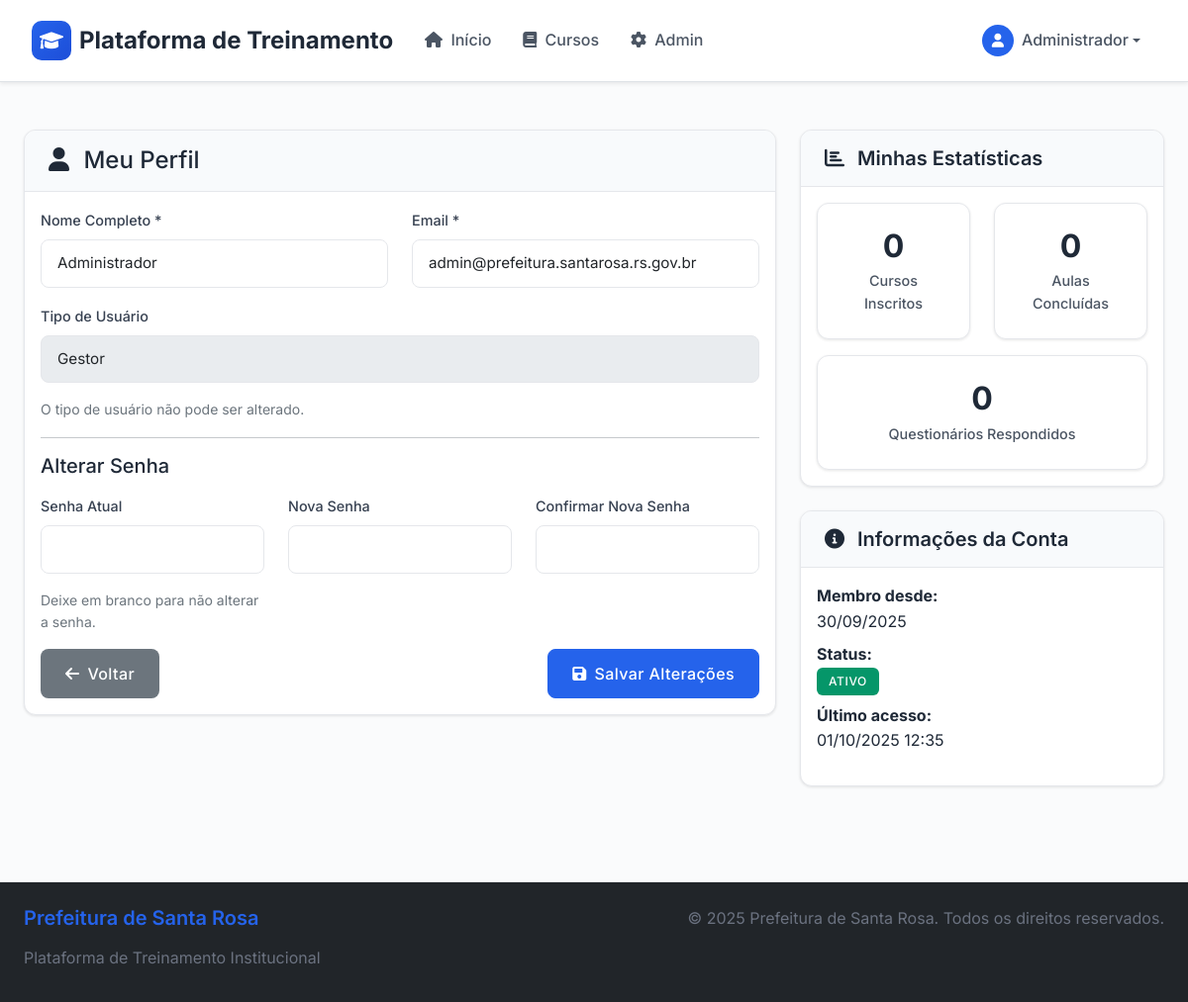
The app's page /perfil.php (signed in) with its own data.
### tables this page shows
CREATE TABLE usuarios (
    id INT AUTO_INCREMENT PRIMARY KEY,
    nome VARCHAR(100) NOT NULL,
    email VARCHAR(100) UNIQUE NOT NULL,
    senha VARCHAR(255) NOT NULL,
    tipo ENUM('gestor', 'colaborador') NOT NULL DEFAULT 'colaborador',
    ativo BOOLEAN DEFAULT TRUE,
    data_cadastro TIMESTAMP DEFAULT CURRENT_TIMESTAMP
);

### perfil.php (the view, shortened to what this page needs)
<?php
include 'includes/header.php';
$database = new Database();
$db = $database->getConnection();
$usuario = null;
if($db) {
    $query = "SELECT * FROM usuarios WHERE id = ?";
    $stmt = $db->prepare($query);
    $stmt->execute([$_SESSION['usuario_id']]);
    $usuario = $stmt->fetch(PDO::FETCH_ASSOC);
}
$stats = [
    'cursos_inscritos' => 0,
    'aulas_concluidas' => 0,
    'questionarios_respondidos' => 0
];
if($db) {
    $query = "SELECT COUNT(DISTINCT pu.curso_id) as total
              FROM progresso_usuarios pu
              INNER JOIN cursos c ON pu.curso_id = c.id
              WHERE pu.usuario_id = ? AND c.status = 'ativo'";
    $stmt = $db->prepare($query);
    $stmt->execute([$_SESSION['usuario_id']]);
    $result = $stmt->fetch(PDO::FETCH_ASSOC);
    $stats['cursos_inscritos'] = $result['total'];
    $query = "SELECT COUNT(*) as total FROM progresso_usuarios WHERE usuario_id = ? AND concluida = 1";
    $stmt = $db->prepare($query);
    $stmt->execute([$_SESSION['usuario_id']]);
    $result = $stmt->fetch(PDO::FETCH_ASSOC);
    $stats['aulas_concluidas'] = $result['total'];
    $query = "SELECT COUNT(*) as total FROM respostas_questionarios WHERE usuario_id = ?";
    $stmt = $db->prepare($query);
    $stmt->execute([$_SESSION['usuario_id']]);
    $result = $stmt->fetch(PDO::FETCH_ASSOC);
    $stats['questionarios_respondidos'] = $result['total'];
}
?>
<div class="container py-5">
    <div class="row">
        <div class="col-lg-8">
            <div class="card">
                <div class="card-header">
                    <h4 class="mb-0">
                        <i class="fas fa-user me-2"></i>
                        Meu Perfil
                    </h4>
                </div>
                <div class="card-body">
                    <form method="POST" class="needs-validation" novalidate>
                        <div class="row">
                            <div class="col-md-6">
                                <div class="mb-3">
                                    <label for="nome" class="form-label">Nome Completo *</label>
                                    <input type="text" class="form-control" id="nome" name="nome"
                                           value="<?php echo htmlspecialchars($usuario['nome']); ?>" required>
                                </div>
                            </div>
                            <div class="col-md-6">
                                <div class="mb-3">
                                    <label for="email" class="form-label">Email *</label>
                                    <input type="email" class="form-control" id="email" name="email"
                                           value="<?php echo htmlspecialchars($usuario['email']); ?>" required>
                                </div>
                            </div>
                        </div>
                        <div class="mb-3">
                            <label for="tipo" class="form-label">Tipo de Usuário</label>
                            <input type="text" class="form-control" value="<?php echo ucfirst($usuario['tipo']); ?>" readonly>
                            <div class="form-text">
                                O tipo de usuário não pode ser alterado.
                            </div>
                        </div>
                        <hr>
                        <h5 class="mb-3">Alterar Senha</h5>
                        <div class="row">
                            <div class="col-md-4">
                                <div class="mb-3">
                                    <label for="senha_atual" class="form-label">Senha Atual</label>
                                    <input type="password" class="form-control" id="senha_atual" name="senha_atual">
                                    <div class="form-text">
                                        Deixe em branco para não alterar a senha.
                                    </div>
                                </div>
                            </div>
                            <div class="col-md-4">
                                <div class="mb-3">
                                    <label for="nova_senha" class="form-label">Nova Senha</label>
                                    <input type="password" class="form-control" id="nova_senha" name="nova_senha" minlength="6">
                                </div>
                            </div>
                            <div class="col-md-4">
                                <div class="mb-3">
                                    <label for="confirmar_senha" class="form-label">Confirmar Nova Senha</label>
                                    <input type="password" class="form-control" id="confirmar_senha" name="confirmar_senha" minlength="6">
                                </div>
                            </div>
                        </div>
                        <div class="d-flex justify-content-between">
                            <a href="index.php" class="btn btn-secondary">
                                <i class="fas fa-arrow-left me-2"></i>Voltar
                            </a>
                            <button type="submit" class="btn btn-primary">
                                <i class="fas fa-save me-2"></i>Salvar Alterações
                            </button>
                        </div>
                    </form>
                </div>
            </div>
        </div>
        <div class="col-lg-4">
            <div class="card mb-4">
                <div class="card-header">
                    <h5 class="mb-0">
                        <i class="fas fa-chart-bar me-2"></i>
                        Minhas Estatísticas
                    </h5>
                </div>
                <div class="card-body">
                    <div class="row text-center">
                        <div class="col-6 mb-3">
                            <div class="stats-card">
                                <h3><?php echo $stats['cursos_inscritos']; ?></h3>
                                <p>Cursos Inscritos</p>
                            </div>
                        </div>
                        <div class="col-6 mb-3">
                            <div class="stats-card">
                                <h3><?php echo $stats['aulas_concluidas']; ?></h3>
                                <p>Aulas Concluídas</p>
                            </div>
                        </div>
                        <div class="col-12">
                            <div class="stats-card">
                                <h3><?php echo $stats['questionarios_respondidos']; ?></h3>
                                <p>Questionários Respondidos</p>
                            </div>
                        </div>
                    </div>
                </div>
            </div>
            <div class="card">
                <div class="card-header">
                    <h5 class="mb-0">
                        <i class="fas fa-info-circle me-2"></i>
                        Informações da Conta
                    </h5>
                </div>
                <div class="card-body">
                    <ul class="list-unstyled">
                        <li class="mb-2">
                            <strong>Membro desde:</strong><br>
                            <?php echo date('d/m/Y', strtotime($usuario['data_cadastro'])); ?>
                        </li>
                        <li class="mb-2">
                            <strong>Status:</strong><br>
                            <span class="badge bg-<?php echo $usuario['ativo'] ? 'success' : 'danger'; ?>">
                                <?php echo $usuario['ativo'] ? 'Ativo' : 'Inativo'; ?>
                            </span>
                        </li>
                        <li>
                            <strong>Último acesso:</strong><br>
                            <?php echo date('d/m/Y H:i'); ?>
                        </li>
                    </ul>
                </div>
            </div>
        </div>
    </div>
</div>
<?php include 'includes/footer.php'; ?>

### assets/css/style.css (style rules this page uses)
:root { --primary-color: #2563eb; --primary-dark: #1d4ed8; --secondary-color: #64748b; --success-color: #059669; --warning-color: #d97706; --danger-color: #dc2626; --info-color: #0891b2; --light-color: #f8fafc; --dark-color: #1e293b; --gray-50: #f9fafb; --gray-100: #f3f4f6; --gray-200: #e5e7eb; --gray-300: #d1d5db; --gray-400: #9ca3af; --gray-500: #6b7280; --gray-600: #4b5563; --gray-700: #374151; --gray-800: #1f2937; --gray-900: #111827; --shadow-sm: 0 1px 2px 0 rgb(0 0 0 / 0.05); --shadow: 0 1px 3px 0 rgb(0 0 0 / 0.1), 0 1px 2px -1px rgb(0 0 0 / 0.1); --shadow-md: 0 4px 6px -1px rgb(0 0 0 / 0.1), 0 2px 4px -2px rgb(0 0 0 / 0.1); --shadow-lg: 0 10px 15px -3px rgb(0 0 0 / 0.1), 0 4px 6px -4px rgb(0 0 0 / 0.1); --shadow-xl: 0 20px 25px -5px rgb(0 0 0 / 0.1), 0 8px 10px -6px rgb(0 0 0 / 0.1); --border-radius: 0.75rem; --border-radius-lg: 1rem; --border-radius-xl: 1.5rem; }
* { box-sizing: border-box; }
body { font-family: 'Inter', -apple-system, BlinkMacSystemFont, 'Segoe UI', Roboto, sans-serif; background: #fafbfc; min-height: 100vh; margin: 0; padding: 0; line-height: 1.6; color: var(--gray-800); }
.container, .container-fluid { max-width: 100%; padding-left: 1rem; padding-right: 1rem; }
@media (min-width: 576px) { .container, .container-fluid { padding-left: 1.5rem; padding-right: 1.5rem; } }
@media (min-width: 768px) { .container, .container-fluid { padding-left: 2rem; padding-right: 2rem; } }
@media (min-width: 1200px) { .container { max-width: 1200px; } }
.card { border: 1px solid #e5e7eb; border-radius: 12px; box-shadow: 0 1px 3px 0 rgba(0, 0, 0, 0.1); transition: all 0.2s ease; background: #ffffff; overflow: hidden; }
.stats-card { background: #ffffff; color: var(--gray-800); border: 1px solid #e5e7eb; border-radius: 12px; padding: 1.5rem; box-shadow: 0 1px 3px 0 rgba(0, 0, 0, 0.1); transition: all 0.2s ease; height: 100%; }
.stats-card h3 { font-size: 2rem; font-weight: 700; margin-bottom: 0.25rem; color: var(--gray-800); }
.stats-card p { font-size: 0.9rem; margin: 0; color: var(--gray-600); font-weight: 500; }
.form-control { border-radius: 8px; border: 1px solid #d1d5db; padding: 0.75rem 1rem; margin-bottom: 1rem; background: #ffffff; transition: all 0.2s ease; font-size: 0.95rem; }
.form-control::placeholder { color: #9ca3af; font-weight: 400; }
.form-label { font-weight: 500; color: var(--gray-700); margin-bottom: 0.5rem; font-size: 0.9rem; }
.btn { border-radius: 8px; font-weight: 500; padding: 0.75rem 1.5rem; transition: all 0.2s ease; border: 1px solid transparent; text-transform: none; letter-spacing: 0.025em; }
.btn-primary { background: var(--primary-color); color: white; border-color: var(--primary-color); }
.badge { font-size: 0.8rem; padding: 0.5rem 1rem; border-radius: 20px; }
@media (max-width: 1200px) { .container { max-width: 100%; padding-left: 1.5rem; padding-right: 1.5rem; } }
.fade-in-up { animation: fadeInUp 0.6s ease-out; }
.bg-success { background: linear-gradient(135deg, var(--success-color), #059669) !important; }
.badge { font-weight: 600; padding: 0.5rem 0.75rem; border-radius: var(--border-radius); font-size: 0.75rem; text-transform: uppercase; letter-spacing: 0.05em; }
.card { border: 1px solid #e5e7eb; border-radius: 12px; box-shadow: 0 1px 3px 0 rgba(0, 0, 0, 0.1); transition: all 0.2s ease; }
.card-header { background: #f8fafc; border-bottom: 1px solid #e5e7eb; padding: 1rem 1.5rem; }
.card-header h5, .card-header h6 { margin: 0; font-weight: 600; color: var(--gray-800); }
.badge { font-weight: 500; padding: 0.5rem 0.75rem; border-radius: 6px; font-size: 0.75rem; }
.form-control { border-color: #e5e7eb; transition: all 0.2s ease; }

### records on screen
usuarios: nome "Administrador", email "admin@prefeitura.santarosa.rs.gov.br", tipo "Gestor", data_cadastro "30/09/2025"

### other values on screen
$_SESSION['nome'] "Administrador"
$stats['cursos_inscritos'] "0"
$stats['aulas_concluidas'] "0"
$stats['questionarios_respondidos'] "0"
